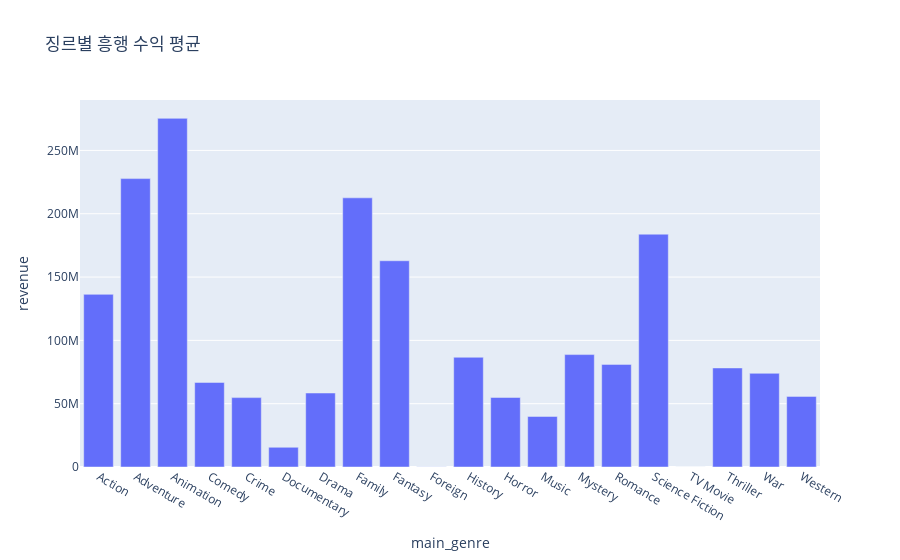

Notebook code for this chart:
### Code cell
avg_genre_rev = data.groupby('main_genre')[['revenue']].mean().reset_index()
fig = px.bar(data_frame = avg_genre_rev, x = 'main_genre', y = 'revenue', title = ' 징르별 흥행 수익 평균')
fig.show()

### Figure 1 — Plotly figure (JSON) as saved in the notebook; plotly's stock layout.template omitted (floating-point values rounded to 4 significant figures)
{"data": [{"alignmentgroup": "True", "hovertemplate": "main_genre=%{x}<br>revenue=%{y}<extra></extra>", "legendgroup": "", "marker": {"color": "#636efa", "pattern": {"shape": ""}}, "name": "", "offsetgroup": "", "orientation": "v", "showlegend": false, "textposition": "auto", "type": "bar", "x": ["Action", "Adventure", "Animation", "Comedy", "Crime", "Documentary", "Drama", "Family", "Fantasy", "Foreign", "History", "Horror", "Music", "Mystery", "Romance", "Science Fiction", "TV Movie", "Thriller", "War", "Western"], "xaxis": "x", "y": [136300000.0, 227800000.0, 275300000.0, 66780000.0, 54790000.0, 15580000.0, 58430000.0, 212600000.0, 162900000.0, 111300, 86638115, 54920000.0, 39920000.0, 88780000.0, 81040000.0, 183800000.0, 0, 78220000.0, 73960000.0, 55770000.0], "yaxis": "y"}], "layout": {"barmode": "relative", "legend": {"tracegroupgap": 0}, "title": {"text": " 징르별 흥행 수익 평균"}, "xaxis": {"anchor": "y", "domain": [0, 1], "title": {"text": "main_genre"}}, "yaxis": {"anchor": "x", "domain": [0, 1], "title": {"text": "revenue"}}}}
